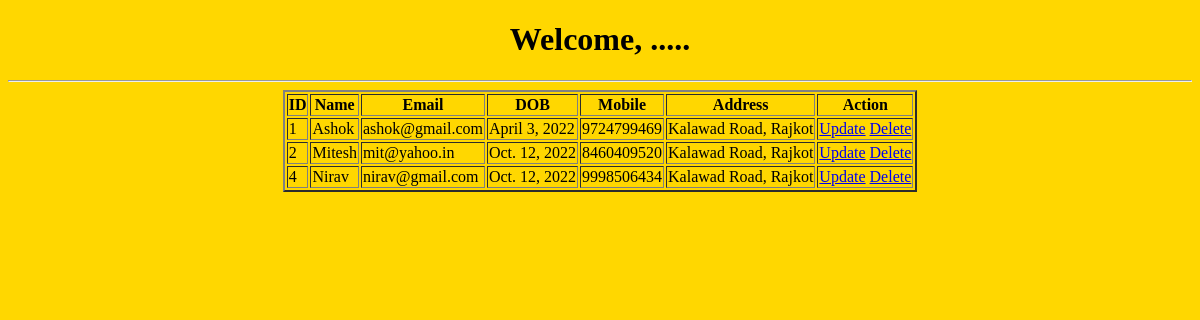
Before: /confirm/ with the older database file.
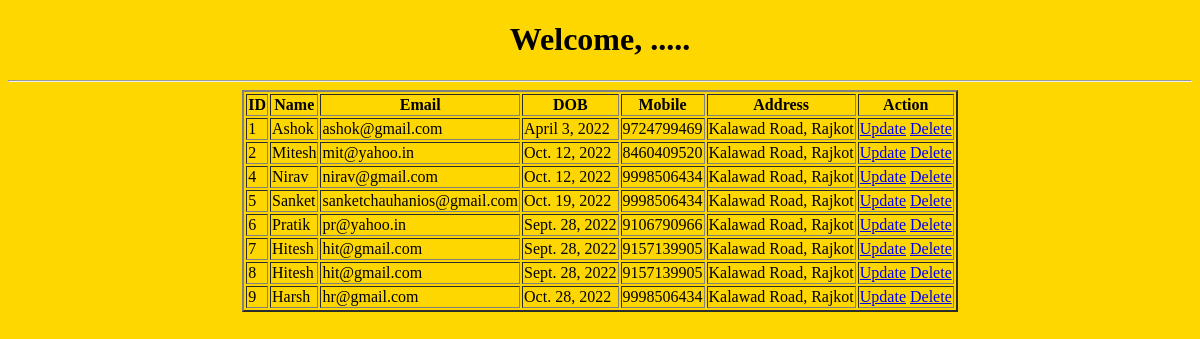
After: the same page with the newer database file.
### myapp/models.py (models this page shows)
class userData(models.Model):
    name=models.CharField(max_length=20)
    email=models.EmailField()
    mobile=models.BigIntegerField()
    dob=models.DateField()
    address=models.TextField()
    def __str__(self) -> str:
        return self.name

### myapp/views.py (the view)
# urls.py: path('confirm/',views.confirm,name='confirm'),
def confirm(request):
    data=userData.objects.all()
    return render(request,'confirm.html',{'data':data})

### templates/confirm.html (shortened to what this page needs)
<!DOCTYPE html>
<html lang="en">
<head>
</head>
<body bgcolor="gold">
    <center>
        <h1>Welcome, .....</h1>
    </center>
    <hr>
    <table border="2" align="center">
        <tr>
            <th>ID</th>
            <th>Name</th>
            <th>Email</th>
            <th>DOB</th>
            <th>Mobile</th>
            <th>Address</th>
            <th>Action</th>
        </tr>
        {% for i in data %}
        <tr>
            <td>{{i.id}}</td>
            <td>{{i.name}}</td>
            <td>{{i.email}}</td>
            <td>{{i.dob}}</td>
            <td>{{i.mobile}}</td>
            <td>{{i.address}}</td>
            <td><a href="/updatedata/{{i.id}}">Update</a>
            <a href="/deletedata/{{i.id}}">Delete</a></td>
        </tr>
        {% endfor %}
    </table>
</body>
</html>

Changed rows visible on the page:
added userData: id "5", name "Sanket", email "sanketchauhanios@gmail.com", dob "Oct. 19, 2022", mobile "9998506434", address "Kalawad Road, Rajkot"
added userData: id "6", name "Pratik", email "pr@yahoo.in", dob "Sept. 28, 2022", mobile "9106790966", address "Kalawad Road, Rajkot"
added userData: id "7", name "Hitesh", email "hit@gmail.com", dob "Sept. 28, 2022", mobile "9157139905", address "Kalawad Road, Rajkot"
added userData: id "8", name "Hitesh", email "hit@gmail.com", dob "Sept. 28, 2022", mobile "9157139905", address "Kalawad Road, Rajkot"
added userData: id "9", name "Harsh", email "hr@gmail.com", dob "Oct. 28, 2022", mobile "9998506434", address "Kalawad Road, Rajkot"
